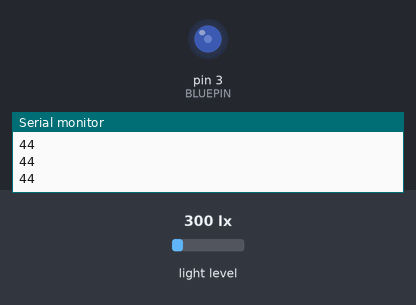
Recording of a sketch running on a simulated Arduino Uno, built with avr-gcc and run on an emulated ATmega328P. Parts: output pins drawn as LEDs (lit = HIGH), the last lines printed to the serial monitor. The inputs (shaded band) are chosen by the test bench; at power-on: light level 300 lx. No radio packets arrive unless stated.

Above: at 1.2 s.
1.3 s: light level set to 362 lx
At 2.7 s:
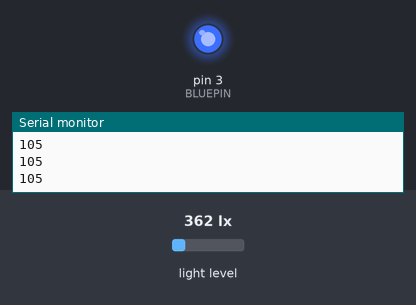
3.0 s: light level set to 75 lx
At 4.3 s:
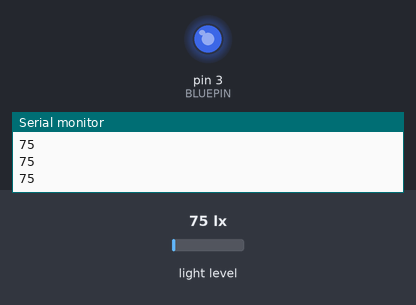
4.6 s: light level set to 63 lx
At 5.9 s:
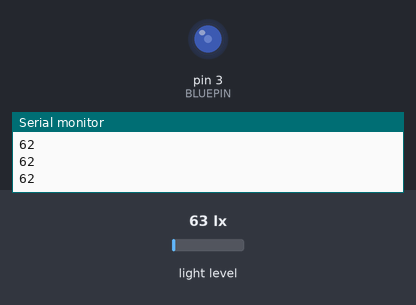
6.2 s: light level set to 15 lx
At 7.5 s:
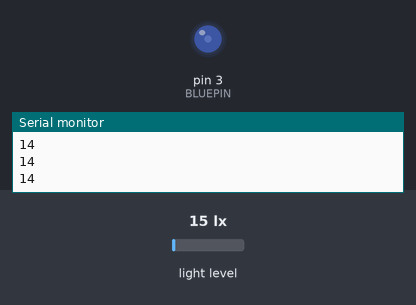
7.8 s: light level set to 40 lx
At 9.1 s:
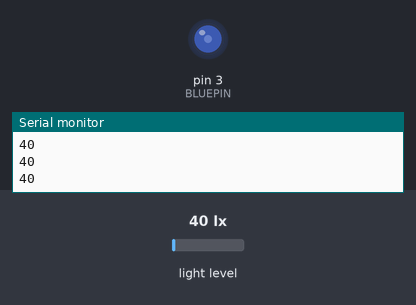
9.4 s: light level set to 500 lx
At 10.7 s:
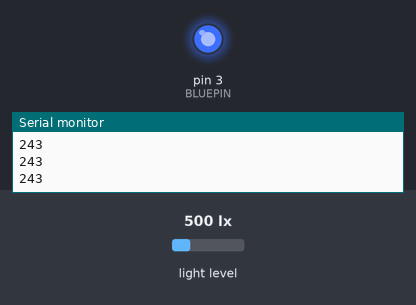
Timing chart, 0 to 12.0 s (numbered marks = the images above; inputs shaded):
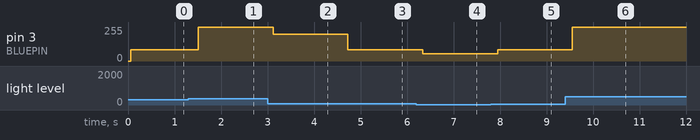

Measured:
- the behaviour switches between 327 and 328 lx on light level (found by bisection; images 0 and 1)
- the behaviour switches between 72 and 71 lx on light level (found by bisection; images 2 and 3)
- after the input at 1.3 s, pin 3 (BLUEPIN): 85/255 → 255/255 after 0.21 s
- after the input at 3.0 s, pin 3 (BLUEPIN): 255/255 → 200/255 after 0.12 s
- after the input at 4.6 s, pin 3 (BLUEPIN): 200/255 → 85/255 after 0.13 s
- after the input at 6.2 s, pin 3 (BLUEPIN): 85/255 → 55/255 after 0.14 s
- after the input at 7.8 s, pin 3 (BLUEPIN): 55/255 → 85/255 after 0.15 s
- after the input at 9.4 s, pin 3 (BLUEPIN): 85/255 → 255/255 after 0.16 s

The sketch:

led.ino
```cpp
#define REDPIN 5
#define GREENPIN 6
#define BLUEPIN 3

#define FADESPEED 5
#define DHTPIN 5
#define DHTTYPE DHT22
#include <VirtualWire.h>
#include <Wire.h>
#include <BH1750.h>

BH1750 lightMeter;
const int led_pin = 11;
const int transmit_pin = 12;

void setup(){

    vw_set_tx_pin(transmit_pin);
  vw_set_ptt_inverted(true);
  vw_setup(2000);
  Serial.begin(9600);
    Wire.begin();

  lightMeter.begin();
  Serial.println(F("BH1750 Test"));

}

void loop() {

  int r, g, b;
      uint8_t lux = lightMeter.readLightLevel();
Serial.print(lux);
Serial.println();
char *data;
char msg[10];
sprintf(msg, "%d,%d.", 77, lux);
 vw_send((uint8_t *)msg, strlen(msg));
    vw_wait_tx();
    digitalWrite(led_pin, LOW);
      if(lux<=7)
      {
                pinMode(BLUEPIN, OUTPUT);
          analogWrite(BLUEPIN, 0);
      }
      else if(lux >7&&lux<=35)
      {
                pinMode(BLUEPIN, OUTPUT);
          analogWrite(BLUEPIN, 55);
      }
            else if(lux >35&&lux<=70)
      {
                pinMode(BLUEPIN, OUTPUT);
          analogWrite(BLUEPIN, 85);
      }
            else if(lux >70&&lux<=100)
      {
                pinMode(BLUEPIN, OUTPUT);
          analogWrite(BLUEPIN, 200);
      }
            else if(lux >100&&lux<=155)
      {
                pinMode(BLUEPIN, OUTPUT);
          analogWrite(BLUEPIN, 255);
      }
            else
      {
                pinMode(BLUEPIN, OUTPUT);
          analogWrite(BLUEPIN, 255);
      }
//  pinMode(BLUEPIN, OUTPUT);
//  analogWrite(BLUEPIN, lux);

  delay(100);
}
```
